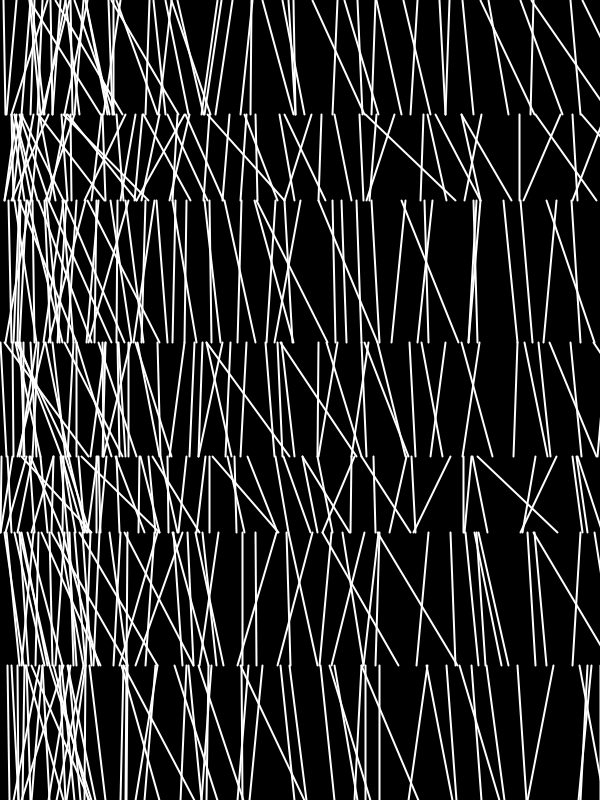
Frame 1 (no input)
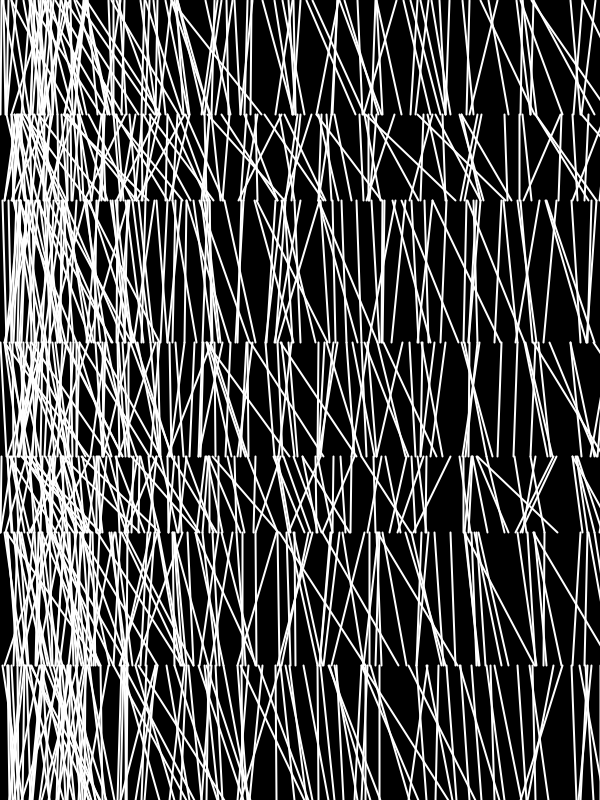
Frame 2 (the mouse pressed at the canvas centre, redrawn once)

The Processing sketch that drew these frames (run headless with seeded random() and noise(); the mouse was pressed at the canvas centre and the sketch redrawn once):

// Processing sketch: processing_9920
// ── processing_9920.pde

void setup (){
  
 size ( 600, 800); 
background (0); 
smooth(); 
stroke(255); 
strokeWeight(2); 
  
; 
}



void draw () {
  
  
  
  
   

//line (0,height/7, width,height/7); 

//line (0, (height/8)*2, width,(height/8)*2); 

//line (0, (height/7)*3, width, (height/7)*3); 

//line (0, height/7*4, width,height/7*4); 

//line (0,height/6*4, width,height/6*4);

//line (0, height/6*5, width,height/6*5); 


for (int i=0; i<=width; i+=3){
//Reihe 1
translate(i,0); 
line (random(0,25),0, random(0,25),height/7);
line (random(0,50),0, random(0,50),height/7);
line (random(0,70),0, random(30,100),height/7);

//Reihe 2
line (random(0,25),height/7, random(0,25),(height/8)*2); 
line (random(0,50),height/7, random(0,50),(height/8)*2);
line (random(0,70),height/7, random(30,100),(height/8)*2);

//Reihe 3
line (random(0,25),(height/8)*2, random(0,25),(height/7)*3); 
line (random(0,50),(height/8)*2, random(0,50),(height/7)*3);
line (random(0,70),(height/8)*2, random(30,100),(height/7)*3);


//Reihe 4
line (random(0,25),(height/7)*3, random(0,25),(height/7*4)); 
line (random(0,50),(height/7)*3, random(0,50),(height/7*4));
line (random(0,70),(height/7)*3, random(30,100),(height/7*4));


//Reihe 5
line (random(0,25),(height/7*4), random(0,25),(height/6*4)); 
line (random(0,50),(height/7*4), random(0,50),(height/6*4));
line (random(0,70),(height/7*4), random(30,100),(height/6*4));

//Reihe 5
line (random(0,25),(height/6*4), random(0,25),(height/6*5)); 
line (random(0,50),(height/6*4), random(0,50),(height/6*5));
line (random(0,70),(height/6*4), random(30,100),(height/6*5));


//Reihe 5
line (random(0,25),(height/6*5), random(0,25),height); 
line (random(0,50),(height/6*5), random(0,50),height);
line (random(0,70),(height/6*5), random(30,100),height);

}

noLoop(); 
}
